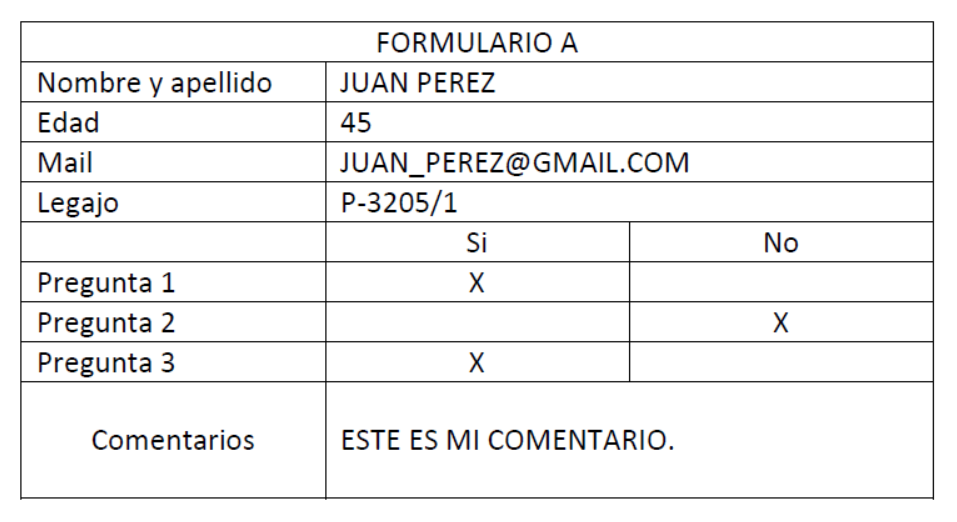
#> input picture Version 2/formulario_01.png, 957 x 522 px; its folder holds only this picture in this run
$ python TP1_P2.py   (older library calls are emulated)
#> lines starting #> are read from the running program, lines starting #| are printed output that depends on the picture; after the words box and inside, x2 and y2 are one past the last pixel; in counts of white or black regions, pixels touching at a corner belong together
# -*- coding: utf-8 -*-
"""TP1_EJ2_PDI.ipynb

Automatically generated by Colab.

Original file is located at
    https://colab.research.google.com/drive/1WtEkvypFiQ6mi6Hn57z5xz_9-wsK3bA4
"""

import cv2
import numpy as np
import pandas as pd
import os
import re

# =========================================================================
# 1. CONSTANTES GLOBALES Y UMBRALES
# =========================================================================
ARCHIVOS_FORMULARIO = [f'formulario_0{i}.png' for i in range(1, 6)]
CAMPO_NOMBRES = [
    "Nombre y Apellido", "Edad", "Mail", "Legajo",
    "Pregunta 1", "Pregunta 2", "Pregunta 3", "Comentarios"
]
CSV_OUTPUT = 'validacion_resultados_final.csv'

# UMBRALES DE PREPROCESAMIENTO Y FILTRADO INICIAL
MIN_CHAR_AREA = 10

# UMBRALES DE VALIDACIÓN CRÍTICOS (Ajustados para los requisitos)
MIN_CC_MARCA = 2  # CC mínimo para considerar una casilla de Si/No como 'marcada'
MAX_CC_RUIDO = 2  # CC máximo permitido en una casilla NO marcada (tolerancia al ruido)

# UMBRALES PARA EL FILTRO ESTRUCTURAL
MAX_RELACION_ASPECTO = 8.0  # Para descartar líneas delgadas y ruido estructural
MIN_DIMENSION_CARACTER = 5  # Dimensión mínima para analizar Aspect Ratio
# Estos ya no son tan críticos si usamos el conteo de CC, pero se mantienen para debug:
ANCHO_PROMEDIO_CARACTER = 8
ANCHO_PROMEDIO_PALABRA = 50

# Lista de campos donde se aplica la EROSIÓN AGRESIVA en el Formulario 03
CAMPOS_ERODIR_FORM03 = ["Nombre y Apellido", "Edad", "Mail", "Legajo", "Pregunta 1", "Pregunta 2", "Pregunta 3", "Comentarios"]

# =========================================================================
# 2. DETECCIÓN DE COORDENADAS (Se mantiene la lógica original)
# =========================================================================

def detectar_coordenadas_campos(img_gray):
    H, W = img_gray.shape

    _, img_th = cv2.threshold(img_gray, 200, 255, cv2.THRESH_BINARY_INV)
    img_rows = np.sum(img_th, axis=1)
    th_row = np.max(img_rows) * 0.7
    line_row_th = img_rows > th_row

    def encontrar_posiciones_lineas(line_th):
        posiciones = []
        in_line = False
        start = -1
        for i, val in enumerate(line_th):
            if val and not in_line:
                start = i
                in_line = True
            elif not val and in_line:
                # Se utiliza el punto medio
                posiciones.append((start + i) // 2)
                in_line = False
        return sorted(list(set(posiciones)))

    h_coords = encontrar_posiciones_lineas(line_row_th)

    UMBRAL_Y_MIN = H * 0.08
    y_lines_detectadas = sorted([y for y in h_coords if y > UMBRAL_Y_MIN])

    if len(y_lines_detectadas) < 9:
        y_lines = [int(H * (0.1 + i * 0.09)) for i in range(9)]
    else:
        y_lines = y_lines_detectadas[:9]

    img_cols = np.sum(img_th, axis=0)
    th_col = np.max(img_cols) * 0.6
    line_col_th = img_cols > th_col
    v_coords = encontrar_posiciones_lineas(line_col_th)

    MIN_COORD_X = W * 0.05
    x_lines_filtradas = sorted([x for x in v_coords if x > MIN_COORD_X])

    if len(x_lines_filtradas) >= 4:
        x_lines = x_lines_filtradas[:4]
    else:
        x_lines = [int(W * 0.035), int(W * 0.335), int(W * 0.658), int(W * 0.975)]

    celdas_data = []

    DESPLAZAMIENTO_Y = 41
    h_row_p_std = y_lines[6] - y_lines[5]
    y_end_p3_fixed = y_lines[6] + h_row_p_std + DESPLAZAMIENTO_Y
    y_start_comentarios = y_end_p3_fixed + 10

    x_start_label = x_lines[0]
    x_start_data = x_lines[1] + 4
    x_start_si = x_lines[1] + 4
    x_start_no = x_lines[2]
    x_end_data = x_lines[-1] - 33

    # --- INICIO DEL CÓDIGO MODIFICADO ---
    # Constante para crear un margen y evitar que la línea divisoria central solape
    X_AJUSTE_CENTRAL = 3

    # Coordenada final para 'Si' (justo antes de la línea central)
    x_end_si_ajustado = x_start_no - X_AJUSTE_CENTRAL

    # Coordenada inicial para 'No' (justo después de la línea central)
    x_start_no_ajustado = x_start_no + X_AJUSTE_CENTRAL
    # --- FIN DEL CÓDIGO MODIFICADO ---

    for i in range(len(CAMPO_NOMBRES)):
        campo_nombre = CAMPO_NOMBRES[i]
        y_start = y_lines[i]

        if i < 7:
            y_end = y_lines[i+1]

            if i >= 4:
                y_start += DESPLAZAMIENTO_Y
                y_end += DESPLAZAMIENTO_Y
                if i == 6: y_end = y_end_p3_fixed

            if i < 4:
                # Texto (Nombre, Legajo, etc.): Solo columna de datos
                celdas_data.append(((y_start, y_end, x_start_data, x_end_data), campo_nombre))

            elif i >= 4 and i <= 6:
                # Casillas Si/No
                p_id = i - 3

                # CASILLA SÍ (Usa la coordenada ajustada)
                celdas_data.append(((y_start, y_end, x_start_si, x_end_si_ajustado), f"P{p_id}_Si"))

                # CASILLA NO (Usa la coordenada ajustada)
                celdas_data.append(((y_start, y_end, x_start_no_ajustado, x_end_data), f"P{p_id}_No"))

        elif i == 7:
            y_start = y_start_comentarios - 7
            y_end = int(H * 0.95)
            # Comentarios: Solo columna de datos
            celdas_data.append(((y_start, y_end, x_start_data, x_end_data), campo_nombre))

    return celdas_data


# =========================================================================
# 3. FUNCIÓN DE EXTRACCIÓN (CON EROSIÓN CONDICIONAL Y FILTRO DE DIMENSIÓN)
# =========================================================================


def extraer_contenido_celda(img_gray, coords, file_id, campo_nombre):

    is_check_box = campo_nombre.startswith('P') and ('Si' in campo_nombre or 'No' in campo_nombre)


    y1, y2, x1, x2 = coords
    celda_img = img_gray[y1:y2, x1:x2]

    h_celda, w_celda = celda_img.shape[:2]

    celda_img_procesada = celda_img

    # --- LÓGICA CONDICIONAL DE EROSIÓN AGRESIVA (SOLO FORMULARIO 04 Y CAMPOS ESPECÍFICOS) ---
    if file_id == ['01','04'] and campo_nombre in CAMPOS_ERODIR_FORM03:
        # La impresión de debug es útil para ver si el filtro se aplica
        # print(f"  [DEBUG] 💥 Aplicando Erosión Agresiva (x2) a {campo_nombre} (Formulario 03)")
        kernel = np.ones((3,3), np.uint8)
        celda_img_procesada = cv2.erode(celda_img, kernel, iterations=2)

    # --- PREPROCESAMIENTO GENERAL ---
    kernel_laplace = np.array([[-1, -1, -1], [-1, 9, -1], [-1, -1, -1]], dtype=np.float32)
    celda_boost = cv2.filter2D(celda_img_procesada, -1, kernel_laplace)
    celda_boost = np.clip(celda_boost, 0, 255).astype(np.uint8)
    celda_filtered = cv2.medianBlur(celda_boost, 3)
    celda_contrast = cv2.equalizeHist(celda_filtered)

    # Umbral
    _, celda_th = cv2.threshold(celda_contrast, 0, 255, cv2.THRESH_BINARY_INV | cv2.THRESH_OTSU)

    # Detección de Componentes Conexos
    num_labels, labels, stats, centroids = cv2.connectedComponentsWithStats(celda_th, 8, cv2.CV_32S)

    stats_filtrados_final = np.array([])
    num_componentes = 0

    if num_labels > 1:
        stats = stats[1:, :]

        # 1. Filtro por Área Mínima (descartar ruido muy pequeño)
        ix_area = stats[:, cv2.CC_STAT_AREA] > MIN_CHAR_AREA
        stats_filtrados = stats[ix_area, :]

        # --- FILTRO ESTRUCTURAL AVANZADO (Dimensiones Máximas y Aspecto) ---
        IX_W = cv2.CC_STAT_WIDTH
        IX_H = cv2.CC_STAT_HEIGHT
        ix_estructura = np.ones(len(stats_filtrados), dtype=bool)

        for i, stat in enumerate(stats_filtrados):
            w = stat[IX_W]; h = stat[IX_H]

            # Filtro 1: Descartar CCs que ocupan casi todo el ancho/alto (Líneas residuales)
            if w >= w_celda * 0.95 or h >= h_celda * 0.95:
                ix_estructura[i] = False
                continue

            # Filtro 2: Descartar formas muy alargadas (Relación de Aspecto)
            if w >= MIN_DIMENSION_CARACTER and h >= MIN_DIMENSION_CARACTER:
                aspect_ratio_w_h = w / h
                aspect_ratio_h_w = h / w
                if aspect_ratio_w_h > MAX_RELACION_ASPECTO or aspect_ratio_h_w > MAX_RELACION_ASPECTO:
                    ix_estructura[i] = False

        stats_filtrados_final = stats_filtrados[ix_estructura, :]
        num_componentes = len(stats_filtrados_final)

    # --- ESTIMACIÓN DE CARACTERES Y PALABRAS ---
    num_caracteres_estimado = 0
    num_palabras_estimado = 0

    if num_componentes > 0:
        total_bbox_width = np.sum(stats_filtrados_final[:, cv2.CC_STAT_WIDTH])
        num_caracteres_estimado = int(total_bbox_width / ANCHO_PROMEDIO_CARACTER)
        num_palabras_estimado = int(total_bbox_width / ANCHO_PROMEDIO_PALABRA)
        if num_palabras_estimado == 0 and total_bbox_width > 0:
            num_palabras_estimado = 1

    return {
        'tipo': 'texto' if num_componentes > 0 else 'vacío',
        'count_cc': num_componentes,
        'count_char_est': num_caracteres_estimado,
        'count_word_est': num_palabras_estimado,
        'stats': stats_filtrados_final
    }

# =========================================================================
# 4. FUNCIÓN DE VALIDACIÓN (RESULTADO: "OK" / "MAL" ÚNICAMENTE)
# =========================================================================
def validar_campo(campo_nombre, info_data, info_si=None, info_no=None):


    CC_NOMBRE_MIN = 9  # Mínimo para Nombre (asume 2 palabras y 25 chars)
    CC_EDAD_MIN = 3     # Mínimo para Edad (asume 2 o 3 dígitos)
    CC_MAIL_MIN = 31    # Mínimo para Mail (asume 'a@b.c' y longitud total)
    CC_LEGAJO_MIN = 8  # Mínimo para Legajo (asume 8 caracteres)
    CC_COM_MIN = 25     # Mínimo para Comentarios (al menos una palabra)
    CC_TOTAL_MAX = 70   # CC Máximo absoluto para cualquier campo de texto corto


    num_componentes = info_data['count_cc']
    num_palabras = info_data['count_word_est']

    num_caracteres_estimado = info_data['count_char_est']


    # 1. Validación de campos de texto (Basada en los requisitos)
    if not campo_nombre.startswith("Pregunta"):
        if campo_nombre == "Nombre y Apellido":

            if num_caracteres_estimado > CC_NOMBRE_MIN or num_palabras > 2:
                return "OK"
            return "MAL"

        elif campo_nombre == "Edad":
            # Requisito: 2 o 3 caracteres consecutivos.

            if num_caracteres_estimado <= CC_EDAD_MIN and num_caracteres_estimado >1:
                return "OK"
            return "MAL"

        elif campo_nombre == "Legajo":
            # Requisito: 8 caracteres en total, formando una única palabra.

            if num_componentes == CC_LEGAJO_MIN :
                return "OK"
            return "MAL"


        elif campo_nombre == "Mail":
            # Requisito: Contener una palabra y no más de 25 caracteres.

            if (num_caracteres_estimado > CC_MAIL_MIN and num_palabras > 1 ):
                return "OK"
            return "MAL"


        elif campo_nombre == "Comentarios":
            # Requisito: Contener al menos una palabra y no más de 25 caracteres.

            if num_componentes < CC_COM_MIN and num_palabras > 1:
                return "OK"
            return "MAL"

    elif campo_nombre.startswith("Pregunta"):

      # IMPORTANTE: Asumimos que estas variables contienen el conteo de CCs
      cc_si = info_si['count_cc']
      cc_no = info_no['count_cc']

      # --- 1. DEFINICIÓN DE MARCA VÁLIDA (SIMPLICIDAD) ---
      # Una marca solo es "válida" si tiene EXACTAMENTE 1 CC.
      # cc_si == 1 cubre el requisito de "único caracter".
      es_si_valido = cc_si == 1
      es_no_valido = cc_no == 1
      if cc_si >= 2 or cc_no >= 2:
        return f"MAL (Doble Marca Excesiva. CC_Si:{cc_si}, CC_No:{cc_no})"
      # La suma binaria (0, 1, o 2) indica el estado lógico
      suma_logica = es_si_valido + es_no_valido

      # --- 2. EVALUACIÓN LÓGICA (Exclusividad y Presencia) ---

      # Caso OK: Exclusivamente una de las dos es válida (suma_logica == 1)
      if suma_logica == 1:
        # Esto cubre: (Si=Válido y No=No Válido) O (Si=No Válido y No=Válido)
        return "OK"

      # Casos MAL

      # Caso MAL 1: Doble Marca (Suma logica == 2)
      elif suma_logica >= 2:
        # Ambas tienen 1 CC. Rechazada por ser DOBLE MARCA.
        return f"MAL (Doble Marca Válida. CC_Si:{cc_si}, CC_No:{cc_no})"

      # Caso MAL 2: Vacío (Suma logica == 0)
      elif suma_logica == 0:
        # Ninguna tiene 1 CC. Rechazada por VACÍO o porque la tinta es INVÁLIDA (Ej: 0 CCs, 2 CCs, 3 CCs).

        # Filtro adicional para tinta excesiva, por si la validación anterior no la capturó
        if cc_si >= 2 or cc_no >= 2:
            return f"MAL (Tinta Excesiva/No es único carácter. CC_Si:{cc_si}, CC_No:{cc_no})"

        # Si no es excesiva, es Vacío (0 CCs) o Ruido (ej: 0 CCs)
      return f"MAL (Vacío/Sin Marca de 1 CC. CC_Si:{cc_si}, CC_No:{cc_no})"

    # Caso por defecto, aunque la lógica suma_logica=0, 1, o 2 debería cubrir todo.
    return "MAL (Error de Lógica)"


# =========================================================================
# 5. CÓDIGO PRINCIPAL DE PROCESAMIENTO
# =========================================================================


def procesar_formulario(file_path):
#> called with file_path = 'formulario_01.png'
    file_id = os.path.basename(file_path).split('_')[-1].split('.')[0]
    resultados = {'ID': file_id, 'Tipo': 'N/A', 'Validacion_Global': 'MAL', 'Error': 'OK'}

    # Inicialización de columnas extendidas
    for campo in CAMPO_NOMBRES:
        resultados[campo] = 'N/A'
        resultados[f"{campo}_CC"] = 0
        resultados[f"{campo}_Chars"] = 0
        resultados[f"{campo}_Words"] = 0

    img_color = cv2.imread(file_path)
#> img_color is the input picture: shape (522, 957, 3); mean B, G, R 241.3, 241.1, 241.1
    if img_color is None:
        resultados['Error'] = f"Error: No se pudo leer el archivo {file_path}"
        return resultados

    try:
        img_gray = cv2.cvtColor(img_color, cv2.COLOR_BGR2GRAY)
        celdas_coords = detectar_coordenadas_campos(img_gray)
#> in detectar_coordenadas_campos, `_, img_th = cv2.threshold(img_gray, 200, 255, cv2.THRESH_BINARY_INV)`:
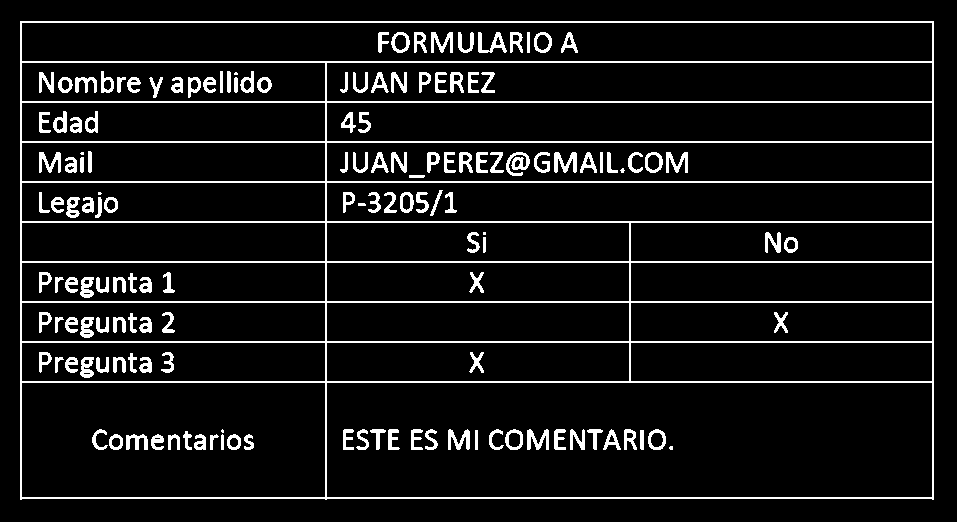
#> img_th: shape (522, 957); 8.5% white in thin lines or dots, all inside (x1, y1, x2, y2) = (20, 21, 934, 500)
#> in detectar_coordenadas_campos, `img_rows = np.sum(img_th, axis=1)`: img_rows = 522 values, max 233070 at index 21, min 0 at index 0, mean 20670.6
#> in detectar_coordenadas_campos, `th_row = np.max(img_rows) * 0.7`: th_row = 163149
#> the loop in encontrar_posiciones_lineas, `for i, val in enumerate(line_th):` made 522 passes
#> (val, in_line) on passes 22, 24: (True, True), (False, False)
#> after the loop in encontrar_posiciones_lineas, `for i, val in enumerate(line_th):`: in_line = False; posiciones = [22, 62, 102, 142, 182, 222, 262, 302, 342, 382, 498]; start = 497
#> in detectar_coordenadas_campos, `h_coords = encontrar_posiciones_lineas(line_row_th)`: h_coords has the same summary as posiciones in encontrar_posiciones_lineas
#> in detectar_coordenadas_campos, `y_lines_detectadas = sorted([y for y in h_coords if y > UMBRAL_Y_MIN])`: y_lines_detectadas = [62, 102, 142, 182, 222, 262, 302, 342, 382, 498]
#> in detectar_coordenadas_campos, `y_lines = y_lines_detectadas[:9]`: y_lines = [62, 102, 142, 182, 222, 262, 302, 342, 382]
#> in detectar_coordenadas_campos, `img_cols = np.sum(img_th, axis=0)`: img_cols = 957 values, max 122145 at index 20, min 0 at index 0, mean 11274.9
#> in detectar_coordenadas_campos, `th_col = np.max(img_cols) * 0.6`: th_col = 73287
#> the loop in encontrar_posiciones_lineas (call 2), `for i, val in enumerate(line_th):` made 957 passes
#> in detectar_coordenadas_campos, `v_coords = encontrar_posiciones_lineas(line_col_th)`: v_coords = [21, 326, 933]
#> in detectar_coordenadas_campos, `x_lines_filtradas = sorted([x for x in v_coords if x > MIN_COORD_X])`: x_lines_filtradas = [326, 933]
#> in detectar_coordenadas_campos, `h_row_p_std = y_lines[6] - y_lines[5]`: h_row_p_std = 40
#> in detectar_coordenadas_campos, `y_end_p3_fixed = y_lines[6] + h_row_p_std + DESPLAZAMIENTO_Y`: y_end_p3_fixed = 383
#> in detectar_coordenadas_campos, `y_start_comentarios = y_end_p3_fixed + 10`: y_start_comentarios = 393
#> the loop in detectar_coordenadas_campos, `for i in range(len(CAMPO_NOMBRES)):` made 8 passes
#> after the loop in detectar_coordenadas_campos, `for i in range(len(CAMPO_NOMBRES)):`: celdas_data = 11 items
#> celdas_coords = 11 items

        if file_id in ['01', '02','03']: tipo_form_id = 'A'
        elif file_id in ['04', '05']: tipo_form_id = 'B'
        else: tipo_form_id = 'C'
        resultados['Tipo'] = tipo_form_id
        is_global_ok = True

        coords_na = None

        print(f"\n--- Procesando Formulario {file_id} (Tipo {tipo_form_id}) ---")

        for i, campo_nombre in enumerate(CAMPO_NOMBRES):

            # Inicialización de info_data/si/no para el loop actual
            info_data = {'count_cc': 0, 'count_char_est': 0, 'count_word_est': 0}
            info_si = None
            info_no = None

            # ------------------------------------------------------------------
            # A. Lógica para PREGUNTAS (Pregunta 1, 2, 3)
            # ------------------------------------------------------------------
            if campo_nombre.startswith("Pregunta"):
                p_id = campo_nombre[-1]

                # 1. Obtener coordenadas de las opciones SI/NO
                coords_si = next((c[0] for c in celdas_coords if c[1] == f"P{p_id}_Si"), None)
                coords_no = next((c[0] for c in celdas_coords if c[1] == f"P{p_id}_No"), None)

                if coords_si is None or coords_no is None:
                    resultados[campo_nombre] = 'MAL (Celdas Si/No no Segmentadas)'
                    is_global_ok = False
                    continue

                # 2. Llamada para Opciones: Los nombres 'P1_Si' y 'P2_No' activan los filtros estrictos.
                info_si = extraer_contenido_celda(img_gray, coords_si, file_id, f"P{p_id}_Si")
                info_no = extraer_contenido_celda(img_gray, coords_no, file_id, f"P{p_id}_No")

                # 3. Validar: info_data se mantiene en cero para el campo principal.
                resultado = validar_campo(campo_nombre, info_data, info_si, info_no)

            # ------------------------------------------------------------------
            # B. Lógica para CAMPOS DE TEXTO (Nombre, Mail, Edad, Legajo, Comentarios)
            # ------------------------------------------------------------------
            else:
                coords_data = next((c[0] for c in celdas_coords if c[1] == campo_nombre), None)

                if coords_data is None:
                    resultados[campo_nombre] = 'MAL (No Segmentado)'
                    is_global_ok = False
                    continue

                if campo_nombre == "Nombre y Apellido":
                    coords_na = coords_data

                # Llamada para Texto: El nombre (ej. 'Mail') NO activa los filtros estrictos.
                info_data = extraer_contenido_celda(img_gray, coords_data, file_id, campo_nombre)

                resultado = validar_campo(campo_nombre, info_data)

            # --- CIERRE, ALMACENAMIENTO Y DEBUG ---

            # Almacenamiento de métricas (usa info_data para texto o el inicializado a cero para preguntas)
            resultados[f"{campo_nombre}_CC"] = info_data['count_cc']
            resultados[f"{campo_nombre}_Chars"] = info_data['count_char_est']
            resultados[f"{campo_nombre}_Words"] = info_data['count_word_est']

            resultados[campo_nombre] = resultado
            if resultado.startswith('MAL'):
                is_global_ok = False

            # Salida de impresión
            if campo_nombre.startswith("Pregunta"):
                cc_si = info_si['count_cc'] if info_si else 0
                cc_no = info_no['count_cc'] if info_no else 0
                print(f"  -> {campo_nombre}: {resultado} (Si CC:{cc_si}, No CC:{cc_no})")
            else:
                print(f"  -> {campo_nombre}: {resultado} (CC:{info_data['count_cc']})")
#> this loop made 8 passes
#> (coords_si, coords_no) on passes 5, 7: ((263, 303, 324, 626), (263, 303, 632, 900)), ((343, 383, 324, 626), (343, 383, 632, 900))
#> (printed output is left out)
#> pass 1, in extraer_contenido_celda, `celda_img = img_gray[y1:y2, x1:x2]`:
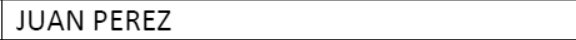
#> celda_img: shape (40, 576); min 0, max 255, mean 236.6
#> after the loop, resultados = 36 items
                #print(f"  -> {campo_nombre}: {resultado} (CC:{info_data['count_cc']}, Words:{info_data['count_word_est']})")

        resultados['Validacion_Global'] = 'OK' if is_global_ok else 'MAL'
        resultados['Coords_NA'] = coords_na
        resultados['File_Path'] = file_path
        return resultados

    except Exception as e:
        resultados['Validacion_Global'] = 'MAL'
        # Añade detalles de qué campo estaba procesando al momento del error, si es posible.
        resultados['Error'] = f"Excepción en procesamiento: {str(e)}"
        return resultados
# =========================================================================
# 6. EJECUCIÓN DEL SCRIPT
# =========================================================================
todos_los_resultados = []
nombre_apellido_data = {}

# La función generar_imagen_indicadora no está incluida, se usa solo para generar el reporte.
def generar_imagen_indicadora(todos_los_resultados, nombre_apellido_data):
    return "indicador_validacion_global.png" # Retorno mock

for file in ARCHIVOS_FORMULARIO:
    # Solo procesamos si el archivo existe
    if os.path.exists(file):
        resultados = procesar_formulario(file)
#> resultados = 38 items
#> (the rest of the program and of its run is left out)
